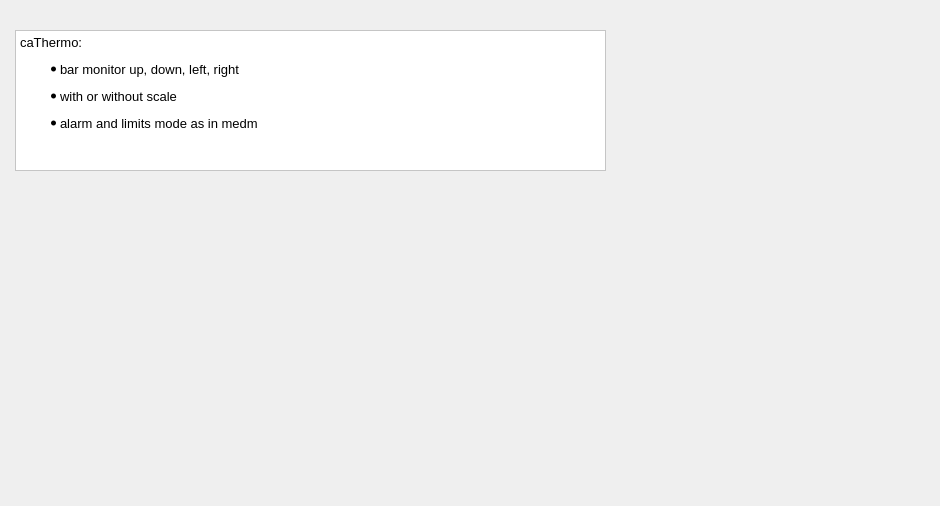
      <widget class="QWidget" name="tab_14">
       <attribute name="title">
        <string>caThermo</string>
       </attribute>
       <widget class="QTextEdit" name="textEdit_11">
        <property name="geometry">
         <rect>
          <x>15</x>
          <y>30</y>
          <width>591</width>
          <height>141</height>
         </rect>
        </property>
        <property name="styleSheet">
         <string notr="true">
QWidget {background: white;} </string>
        </property>
        <property name="html">
         <string>&lt;!DOCTYPE HTML PUBLIC &quot;-//W3C//DTD HTML 4.0//EN&quot; &quot;http://www.w3.org/TR/REC-html40/strict.dtd&quot;&gt;
&lt;html&gt;&lt;head&gt;&lt;meta name=&quot;qrichtext&quot; content=&quot;1&quot; /&gt;&lt;style type=&quot;text/css&quot;&gt;
p, li { white-space: pre-wrap; }
&lt;/style&gt;&lt;/head&gt;&lt;body style=&quot; font-family:'Sans Serif'; font-size:9pt; font-weight:400; font-style:normal;&quot;&gt;
&lt;p style=&quot; margin-top:0px; margin-bottom:0px; margin-left:0px; margin-right:0px; -qt-block-indent:0; text-indent:0px;&quot;&gt;&lt;span style=&quot; font-size:10pt;&quot;&gt;caThermo: &lt;/span&gt;&lt;/p&gt;
&lt;ul style=&quot;margin-top: 0px; margin-bottom: 0px; margin-left: 0px; margin-right: 0px; -qt-list-indent: 1;&quot;&gt;&lt;li style=&quot; font-size:10pt;&quot; style=&quot; margin-top:12px; margin-bottom:0px; margin-left:0px; margin-right:0px; -qt-block-indent:0; text-indent:0px;&quot;&gt;bar monitor up, down, left, right&lt;/li&gt;
&lt;li style=&quot; font-size:10pt;&quot; style=&quot; margin-top:12px; margin-bottom:0px; margin-left:0px; margin-right:0px; -qt-block-indent:0; text-indent:0px;&quot;&gt;with or without scale&lt;/li&gt;
&lt;li style=&quot; font-size:10pt;&quot; style=&quot; margin-top:12px; margin-bottom:0px; margin-left:0px; margin-right:0px; -qt-block-indent:0; text-indent:0px;&quot;&gt;alarm and limits mode as in medm&lt;/li&gt;&lt;/ul&gt;&lt;/body&gt;&lt;/html&gt;</string>
        </property>
       </widget>
       <widget class="caThermo" name="caThermo_0">
        <property name="geometry">
         <rect>
          <x>545</x>
          <y>230</y>
          <width>40</width>
          <height>250</height>
         </rect>
        </property>
        <property name="scalePosition">
         <enum>QwtThermoMarker::LeftScale</enum>
        </property>
        <property name="maxValue">
         <double>3.000000000000000</double>
        </property>
        <property name="minValue">
         <double>-2.000000000000000</double>
        </property>
        <property name="channel" stdset="0">
         <string notr="true">QTDM:TEST:AO</string>
        </property>
        <property name="direction">
         <enum>caThermo::Up</enum>
        </property>
        <property name="foreground">
         <color>
          <red>253</red>
          <green>0</green>
          <blue>0</blue>
         </color>
        </property>
        <property name="background">
         <color>
          <red>200</red>
          <green>200</green>
          <blue>200</blue>
         </color>
        </property>
        <property name="colorMode">
         <enum>caThermo::Static</enum>
        </property>
        <property name="limitsMode">
         <enum>caThermo::User</enum>
        </property>
       </widget>
       <widget class="caThermo" name="caThermo_1">
        <property name="geometry">
         <rect>
          <x>715</x>
          <y>80</y>
          <width>216</width>
          <height>36</height>
         </rect>
        </property>
        <property name="scalePosition">
         <enum>QwtThermoMarker::NoScale</enum>
        </property>
        <property name="maxValue">
         <double>3.000000000000000</double>
        </property>
        <property name="minValue">
         <double>-2.000000000000000</double>
        </property>
        <property name="channel" stdset="0">
         <string notr="true">QTDM:TEST:AO</string>
        </property>
        <property name="direction">
         <enum>caThermo::Right</enum>
        </property>
        <property name="look">
         <enum>caThermo::noDeco</enum>
        </property>
        <property name="foreground">
         <color>
          <red>253</red>
          <green>0</green>
          <blue>0</blue>
         </color>
        </property>
        <property name="background">
         <color>
          <red>200</red>
          <green>200</green>
          <blue>200</blue>
         </color>
        </property>
        <property name="colorMode">
         <enum>caThermo::Static</enum>
        </property>
        <property name="limitsMode">
         <enum>caThermo::User</enum>
        </property>
       </widget>
       <widget class="caThermo" name="caThermo_2">
        <property name="geometry">
         <rect>
          <x>724</x>
          <y>195</y>
          <width>56</width>
          <height>250</height>
         </rect>
        </property>
        <property name="scalePosition">
         <enum>QwtThermoMarker::LeftScale</enum>
        </property>
        <property name="maxValue">
         <double>50.000000000000000</double>
        </property>
        <property name="minValue">
         <double>0.000000000000000</double>
        </property>
        <property name="channel" stdset="0">
         <string notr="true">QTDM:TEST:AO</string>
        </property>
        <property name="direction">
         <enum>caThermo::Up</enum>
        </property>
        <property name="foreground">
         <color>
          <red>20</red>
          <green>19</green>
          <blue>18</blue>
         </color>
        </property>
        <property name="background">
         <color>
          <red>224</red>
          <green>223</green>
          <blue>222</blue>
         </color>
        </property>
        <property name="colorMode">
         <enum>caThermo::Alarm</enum>
        </property>
        <property name="limitsMode">
         <enum>caThermo::Channel</enum>
        </property>
       </widget>
       <widget class="caInclude" name="caInclude_5">
        <property name="geometry">
         <rect>
          <x>210</x>
          <y>215</y>
          <width>176</width>
          <height>282</height>
         </rect>
        </property>
        <property name="macro">
         <string notr="true">A=MMAHLO3,SPADEV=MMAV10,SPAVAL=300</string>
        </property>
        <property name="filename" stdset="0">
         <string>object_halo.adl</string>
        </property>
       </widget>
      </widget>
